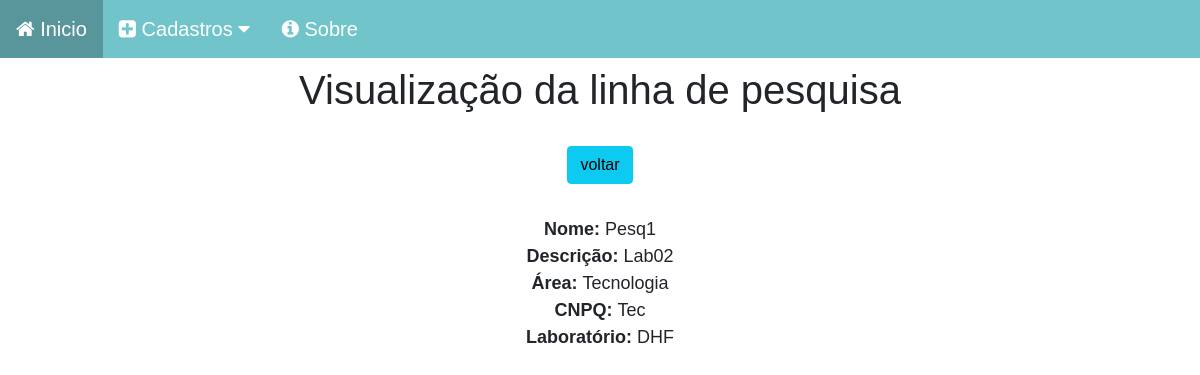
The page /linhapesquisa/view/2 on the database its author committed.
### linhapesquisa_app/models.py (models this page shows, shortened)
class LinhaPesquisa(models.Model):
    nome = models.CharField(max_length=60)
    descricao = models.CharField(max_length=200)
    area = models.CharField(max_length=60)
    cnpq = models.CharField(max_length=60)
    laboratorio_pesq = models.ForeignKey(Lab,on_delete=models.CASCADE, related_name='laboratorio_pesq',null=True, blank=True)

### laboratorio_app/models.py (models this page shows)
class Lab(models.Model):
    descricao = models.CharField(max_length=60)
    nome = models.CharField(max_length=60)
    coordenador = models.ForeignKey(Membro,on_delete=models.SET_NULL, related_name='coordenador', null=True, blank=True)
    vice_coordenador = models.ForeignKey(Membro, on_delete=models.SET_NULL, related_name='vice_coordenador', null=True, blank=True)
    def __str__(self):
        return self.nome

### linhapesquisa_app/views.py (the view)
# urls.py: path('view/<int:pk>', views.view, name='artView'),
def view(request,pk):
    data = {}
    data['db'] = LinhaPesquisa.objects.get(pk=pk)
    return render(request, 'linha_view.html', data)

### linhapesquisa_app/templates/linha_view.html (shortened to what this page needs)
{% load static %}
<!DOCTYPE html>
<html lang="pt-br">
<head>
    <link href="https://cdn.jsdelivr.net/npm/bootstrap@5.0.2/dist/css/bootstrap.min.css" rel="stylesheet">
    <link rel="stylesheet" href="{% static 'css/estilo.css' %}">
    <link rel="stylesheet" href="https://cdnjs.cloudflare.com/ajax/libs/font-awesome/4.7.0/css/font-awesome.min.css">
</head>
<body>
    <div class="navbar-css">
        <a href="/">
          <i class="fa fa-home" aria-hidden="true"></i>
          Inicio
        </a>
        <div class="dropdown-css">
          <button class="dropbtn-css">
            <i class="fa fa-plus-square" aria-hidden="true"></i>
            Cadastros
            <i class="fa fa-caret-down"></i>
          </button>
        </div>
        <a href="#">
          <i class="fa fa-info-circle" aria-hidden="true"></i>
          Sobre
        </a>
    </div>
    <div class='col-8 m-auto pt-2 pb-2 text-center'>
        {% block view %}
        <h1>Visualização da linha de pesquisa</h1>
        {% endblock view %}
    </div>
    <div class='col-8 m-auto pt-3 pb-2 text-center'>
        <a href="/linhapesquisa/" class="btn btn-info">voltar</a>
    </div>
    <div class='col-8 m-auto pt-4 pb-2 text-center'>
        {% block dados %}
        <strong>Nome: </strong>{{db.nome}}<br>
        <strong>Descrição: </strong>{{db.descricao}}<br>
        <strong>Área: </strong>{{db.area}}<br>
        <strong>CNPQ: </strong>{{db.cnpq}}<br>
        <strong>Laboratório: </strong>{{db.laboratorio_pesq}}<br>
        {% endblock dados %}
    </div>
</body>
</html>

### static/css/estilo.css (style rules this page uses)
* { margin: 0; padding: 0; box-sizing: border-box; }
body { font-family: Arial, Helvetica, sans-serif; font-size: 18px; }
.navbar-css { overflow: hidden; background-color: #70C4CA; }
.navbar-css a { float: left; font-size: 20px; color: white; text-align: center; padding: 14px 16px; text-decoration: none; }
.dropdown-css { float: left; overflow: hidden; }
.dropdown-css .dropbtn-css { font-size: 20px; border: none; outline: none; color: white; padding: 14px 16px; background-color: inherit; font-family: inherit; margin: 0; }

### rows shown on the page
LinhaPesquisa: nome "Pesq1", descricao "Lab02", area "Tecnologia", cnpq "Tec", laboratorio_pesq "DHF"
